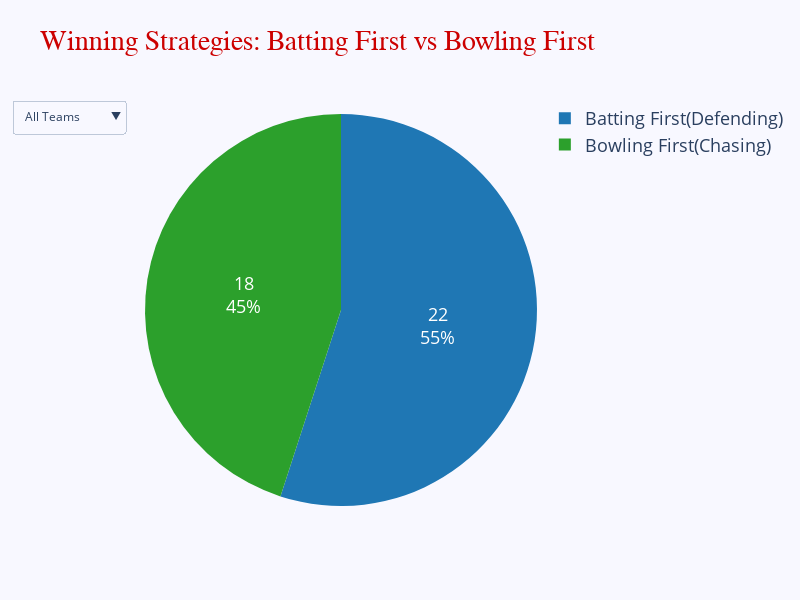

Source (notebook cell):
### Markdown cell above
### Tournament Analysis

### Code cell
q = """
SELECT
    winner AS team,
    CASE 
        WHEN margin LIKE '%runs%' THEN 'Batting First(Defending)'
        WHEN margin LIKE '%wickets%' THEN 'Bowling First(Chasing)'
    END AS winning_method,
    COUNT(*) AS win_count
FROM matchdf
WHERE margin LIKE '%runs%' OR margin LIKE '%wickets%'
GROUP BY winner, winning_method;
"""
q3 = mysql(q)  

fig = go.Figure()

all_teams_data = q3.groupby('winning_method').sum().reset_index()

fig.add_trace(go.Pie(
    labels=all_teams_data['winning_method'],
    values=all_teams_data['win_count'],
    name='All Teams',
    marker=dict(colors=['#1f77b4', '#2ca02c']),
    textinfo='percent+value',
    insidetextfont=dict(size=18,)
))

for team in q3['team'].unique():
    team_data = q3[q3['team'] == team]
    fig.add_trace(go.Pie(
        labels=team_data['winning_method'],
        values=team_data['win_count'],
        name=team,
        textinfo='percent+value',
        marker=dict(colors=['#1f77b4', '#2ca02c']),
        visible=False  
    ))

dropdown_buttons = [
    {
        'label': 'All Teams',  
        'method': 'update',
        'args': [
            {'visible': [True] + [False] * len(q3['team'].unique())},  
            {'title': 'Winning Strategies: Batting First vs Bowling First'}
        ]
    }
]

for i, team in enumerate(q3['team'].unique()):
    dropdown_buttons.append({
        'label': team,
        'method': 'update',
        'args': [
            {'visible': [False] * (i+1) + [True] + [False] * (len(q3['team'].unique()) - (i + 1))},  
            {'title': f'Winning Strategies:Batting First vs Bowling First ({team})'}
        ]
    })

fig.update_layout(
    updatemenus=[{
        'buttons': dropdown_buttons,
        'direction': 'down',
        'showactive': True,
    }],
    title="Winning Strategies: Batting First vs Bowling First",
    title_font_size=28,
    title_font=dict(size=28, color="#CC0000", family="calibri Black"),
    width=800,
    height=600,
    legend=dict(font=dict(size=18)),
    paper_bgcolor='ghostwhite'
)

fig.show()

### Figure 1 — Plotly figure (JSON) as saved in the notebook; plotly's stock layout.template omitted (floating-point values rounded to 4 significant figures)
{"data": [{"insidetextfont": {"size": 18}, "labels": ["Batting First(Defending)", "Bowling First(Chasing)"], "marker": {"colors": ["#1f77b4", "#2ca02c"]}, "name": "All Teams", "textinfo": "percent+value", "type": "pie", "values": [22, 18]}, {"labels": ["Batting First(Defending)", "Bowling First(Chasing)"], "marker": {"colors": ["#1f77b4", "#2ca02c"]}, "name": "Australia", "textinfo": "percent+value", "type": "pie", "values": [2, 1], "visible": false}, {"labels": ["Batting First(Defending)"], "marker": {"colors": ["#1f77b4", "#2ca02c"]}, "name": "Bangladesh", "textinfo": "percent+value", "type": "pie", "values": [2], "visible": false}, {"labels": ["Batting First(Defending)", "Bowling First(Chasing)"], "marker": {"colors": ["#1f77b4", "#2ca02c"]}, "name": "England", "textinfo": "percent+value", "type": "pie", "values": [1, 4], "visible": false}, {"labels": ["Batting First(Defending)", "Bowling First(Chasing)"], "marker": {"colors": ["#1f77b4", "#2ca02c"]}, "name": "India", "textinfo": "percent+value", "type": "pie", "values": [3, 1], "visible": false}, {"labels": ["Batting First(Defending)", "Bowling First(Chasing)"], "marker": {"colors": ["#1f77b4", "#2ca02c"]}, "name": "Ireland", "textinfo": "percent+value", "type": "pie", "values": [1, 2], "visible": false}, {"labels": ["Batting First(Defending)"], "marker": {"colors": ["#1f77b4", "#2ca02c"]}, "name": "Namibia", "textinfo": "percent+value", "type": "pie", "values": [1], "visible": false}, {"labels": ["Batting First(Defending)", "Bowling First(Chasing)"], "marker": {"colors": ["#1f77b4", "#2ca02c"]}, "name": "Netherlands", "textinfo": "percent+value", "type": "pie", "values": [1, 3], "visible": false}, {"labels": ["Batting First(Defending)"], "marker": {"colors": ["#1f77b4", "#2ca02c"]}, "name": "New Zealand", "textinfo": "percent+value", "type": "pie", "values": [3], "visible": false}, {"labels": ["Batting First(Defending)", "Bowling First(Chasing)"], "marker": {"colors": ["#1f77b4", "#2ca02c"]}, "name": "Pakistan", "textinfo": "percent+value", "type": "pie", "values": [1, 3], "visible": false}, {"labels": ["Batting First(Defending)"], "marker": {"colors": ["#1f77b4", "#2ca02c"]}, "name": "Scotland", "textinfo": "percent+value", "type": "pie", "values": [1], "visible": false}, {"labels": ["Batting First(Defending)", "Bowling First(Chasing)"], "marker": {"colors": ["#1f77b4", "#2ca02c"]}, "name": "South Africa", "textinfo": "percent+value", "type": "pie", "values": [1, 1], "visible": false}, {"labels": ["Batting First(Defending)", "Bowling First(Chasing)"], "marker": {"colors": ["#1f77b4", "#2ca02c"]}, "name": "Sri Lanka", "textinfo": "percent+value", "type": "pie", "values": [2, 2], "visible": false}, {"labels": ["Batting First(Defending)"], "marker": {"colors": ["#1f77b4", "#2ca02c"]}, "name": "U.A.E.", "textinfo": "percent+value", "type": "pie", "values": [1], "visible": false}, {"labels": ["Batting First(Defending)"], "marker": {"colors": ["#1f77b4", "#2ca02c"]}, "name": "West Indies", "textinfo": "percent+value", "type": "pie", "values": [1], "visible": false}, {"labels": ["Batting First(Defending)", "Bowling First(Chasing)"], "marker": {"colors": ["#1f77b4", "#2ca02c"]}, "name": "Zimbabwe", "textinfo": "percent+value", "type": "pie", "values": [1, 1], "visible": false}], "layout": {"height": 600, "legend": {"font": {"size": 18}}, "paper_bgcolor": "ghostwhite", "title": {"font": {"color": "#CC0000", "family": "calibri Black", "size": 28}, "text": "Winning Strategies: Batting First vs Bowling First"}, "updatemenus": [{"buttons": [{"args": [{"visible": [true, false, false, false, false, false, false, false, false, false, false, false, false, false, false, false]}, {"title": "Winning Strategies: Batting First vs Bowling First"}], "label": "All Teams", "method": "update"}, {"args": [{"visible": [false, true, false, false, false, false, false, false, false, false, false, false, false, false, false, false]}, {"title": "Winning Strategies:Batting First vs Bowling First (Australia)"}], "label": "Australia", "method": "update"}, {"args": [{"visible": [false, false, true, false, false, false, false, false, false, false, false, false, false, false, false, false]}, {"title": "Winning Strategies:Batting First vs Bowling First (Bangladesh)"}], "label": "Bangladesh", "method": "update"}, {"args": [{"visible": [false, false, false, true, false, false, false, false, false, false, false, false, false, false, false, false]}, {"title": "Winning Strategies:Batting First vs Bowling First (England)"}], "label": "England", "method": "update"}, {"args": [{"visible": [false, false, false, false, true, false, false, false, false, false, false, false, false, false, false, false]}, {"title": "Winning Strategies:Batting First vs Bowling First (India)"}], "label": "India", "method": "update"}, {"args": [{"visible": [false, false, false, false, false, true, false, false, false, false, false, false, false, false, false, false]}, {"title": "Winning Strategies:Batting First vs Bowling First (Ireland)"}], "label": "Ireland", "method": "update"}, {"args": [{"visible": [false, false, false, false, false, false, true, false, false, false, false, false, false, false, false, false]}, {"title": "Winning Strategies:Batting First vs Bowling First (Namibia)"}], "label": "Namibia", "method": "update"}, {"args": [{"visible": [false, false, false, false, false, false, false, true, false, false, false, false, false, false, false, false]}, {"title": "Winning Strategies:Batting First vs Bowling First (Netherlands)"}], "label": "Netherlands", "method": "update"}, {"args": [{"visible": [false, false, false, false, false, false, false, false, true, false, false, false, false, false, false, false]}, {"title": "Winning Strategies:Batting First vs Bowling First (New Zealand)"}], "label": "New Zealand", "method": "update"}, {"args": [{"visible": [false, false, false, false, false, false, false, false, false, true, false, false, false, false, false, false]}, {"title": "Winning Strategies:Batting First vs Bowling First (Pakistan)"}], "label": "Pakistan", "method": "update"}, {"args": [{"visible": [false, false, false, false, false, false, false, false, false, false, true, false, false, false, false, false]}, {"title": "Winning Strategies:Batting First vs Bowling First (Scotland)"}], "label": "Scotland", "method": "update"}, {"args": [{"visible": [false, false, false, false, false, false, false, false, false, false, false, true, false, false, false, false]}, {"title": "Winning Strategies:Batting First vs Bowling First (South Africa)"}], "label": "South Africa", "method": "update"}, {"args": [{"visible": [false, false, false, false, false, false, false, false, false, false, false, false, true, false, false, false]}, {"title": "Winning Strategies:Batting First vs Bowling First (Sri Lanka)"}], "label": "Sri Lanka", "method": "update"}, {"args": [{"visible": [false, false, false, false, false, false, false, false, false, false, false, false, false, true, false, false]}, {"title": "Winning Strategies:Batting First vs Bowling First (U.A.E.)"}], "label": "U.A.E.", "method": "update"}, {"args": [{"visible": [false, false, false, false, false, false, false, false, false, false, false, false, false, false, true, false]}, {"title": "Winning Strategies:Batting First vs Bowling First (West Indies)"}], "label": "West Indies", "method": "update"}, {"args": [{"visible": [false, false, false, false, false, false, false, false, false, false, false, false, false, false, false, true]}, {"title": "Winning Strategies:Batting First vs Bowling First (Zimbabwe)"}], "label": "Zimbabwe", "method": "update"}], "direction": "down", "showactive": true}], "width": 800}}
